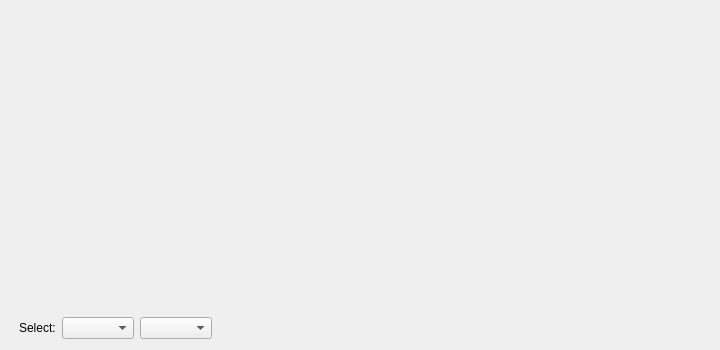
<?xml version="1.0" encoding="UTF-8"?>
<ui version="4.0">
 <class>AQTelemetryView</class>
 <widget class="QWidget" name="AQTelemetryView">
  <property name="geometry">
   <rect>
    <x>0</x>
    <y>0</y>
    <width>720</width>
    <height>350</height>
   </rect>
  </property>
  <property name="minimumSize">
   <size>
    <width>720</width>
    <height>350</height>
   </size>
  </property>
  <property name="maximumSize">
   <size>
    <width>720</width>
    <height>350</height>
   </size>
  </property>
  <property name="windowTitle">
   <string>TeleTabWidget</string>
  </property>
  <widget class="QWidget" name="plotFrameTele" native="true">
   <property name="geometry">
    <rect>
     <x>8</x>
     <y>8</y>
     <width>700</width>
     <height>300</height>
    </rect>
   </property>
   <property name="maximumSize">
    <size>
     <width>700</width>
     <height>300</height>
    </size>
   </property>
  </widget>
  <widget class="QWidget" name="layoutWidget">
   <property name="geometry">
    <rect>
     <x>19</x>
     <y>316</y>
     <width>691</width>
     <height>24</height>
    </rect>
   </property>
   <layout class="QHBoxLayout" name="horizontalLayout_2">
    <item>
     <layout class="QHBoxLayout" name="horizontalLayout"/>
    </item>
    <item>
     <layout class="QHBoxLayout" name="horizontalLayout_3">
      <item>
       <widget class="QLabel" name="label_2">
        <property name="font">
         <font>
          <pointsize>9</pointsize>
         </font>
        </property>
        <property name="text">
         <string>Select:</string>
        </property>
       </widget>
      </item>
      <item>
       <widget class="QComboBox" name="combo_selectCurve">
        <property name="font">
         <font>
          <pointsize>9</pointsize>
         </font>
        </property>
       </widget>
      </item>
     </layout>
    </item>
    <item>
     <widget class="QComboBox" name="combo_refreshRate"/>
    </item>
    <item>
     <spacer name="horizontalSpacer">
      <property name="orientation">
       <enum>Qt::Horizontal</enum>
      </property>
      <property name="sizeHint" stdset="0">
       <size>
        <width>40</width>
        <height>20</height>
       </size>
      </property>
     </spacer>
    </item>
   </layout>
  </widget>
 </widget>
 <resources/>
 <connections/>
</ui>
